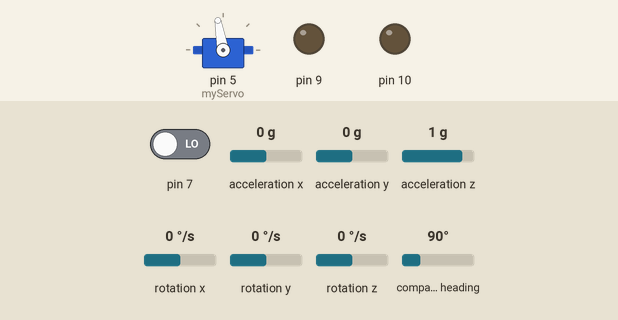
Recording of a sketch running on a simulated Arduino Leonardo, built with avr-gcc and run on an emulated ATmega32U4. Shown: servo, output pins drawn as LEDs (lit = HIGH). The test bench sets the inputs (shaded band); at power-on: pin 7 LOW, acceleration x 0 g, acceleration y 0 g, acceleration z 1 g, rotation x 0 °/s, rotation y 0 °/s, rotation z 0 °/s, compass heading 90°.

Above: at 1.1 s.
Timing chart, 0 to 2.6 s (numbered marks = the images above):
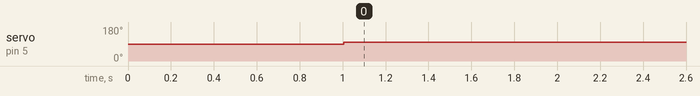

Measured:
- by itself, servo on pin 5 (myServo): 90° → 100° at 1.0 s

The sketch:

MicrobikeV2_fig8.ino
```cpp
#include <Wire.h>
#include <Adafruit_Sensor.h>
#include <Adafruit_BNO055.h>
#include <Servo.h>

Servo myServo;  // create servo object to control a servo
// twelve servo objects can be created on most boards
Adafruit_BNO055 bno = Adafruit_BNO055(55, 0x28);
int pos = 0;    // variable to store the servo position
float steer = 0;
//FSM variables
float Unom = 0.75;//meters per sec, fwd speed
float Rturn =0.75;//meters, desired turn radius
float angle_turn = 20*PI;//180 degree turns
float straightLen = 2;//desired straight length
float ts = 0.5;//guess for settling time
float rollDesired_rad = 0.15;//atan(Unom*Unom/(9.81*Rturn));
float Tturn_pre = 5;//;ts+angle_turn*Rturn/Unom;
float Tstraight_pre = 3.0;//straightLen/Unom;
float Tturn_start = 0;
float Tstraight_start = 0;
float Tturn_elapsed = 0;

float Tleft_pre = 5;
float Tleft_elapsed = 0;
float Tleft_start = 0;

float Tstraight_elapsed = 0;
float desFilt_tau = 0.5;//seconds, time constant for filter on goal roal
float goalRoll_filt = 0;

bool WAIT=true;
bool STRAIGHT=false;
bool TURN=false;
bool LEFT = false;

float rollover = 0.0;//variable to correct for 180 to 0 IMU skips
float rollFinal = 0;
float rollLast = 0;

//controller design
float steerCenterAngle = 100;
float Kp = 2;//2;// kp=2,ki=25,kd=5 worked ok
float Ki =10;//5;//10;//25;//25;
float Kd = .1;
float intE = 0;
float rollDesired = 0;//this should be read from serial eventually
float t=0;
float told=0;
float dt=.01;

//if we push wheel, start going.
bool motorGo = false;

volatile long eCounts = 0;
long eCountsSaved = 0;
long oldCounts = 0;

void setup() {
pinMode(7,INPUT);
//pinMode(11,INPUT);
  attachInterrupt(digitalPinToInterrupt(7),isr,CHANGE);
  Serial.begin(115200);
  Serial1.begin(115200);
  if (!bno.begin())
  {
    Serial.print("No BNO055 detected");
//    while (1);
  }

  myServo.attach(5);  // attaches the servo on pin 9 to the servo object
  pinMode(9,OUTPUT);
  pinMode(10,OUTPUT);

  Serial.begin(115200);
  delay(1000);

 told=micros()/1.0e6;

}

void loop() {
  //turn off interrupts so we can save counts from encoder
  noInterrupts();
  eCountsSaved = eCounts;
  interrupts();

  t=micros()/1.0e6;
  dt-t-told;
  told=t;

  //compute speed
  float U = .0254*2*PI/300*(eCountsSaved-oldCounts)/dt;
  oldCounts = eCountsSaved;
  //if we push bike by hand, U will be large. Then start motor.
  if(!motorGo&&U>0.5){
    motorGo=true;
  }

    //get IMU data
  sensors_event_t orientationData, gravityData, angVelocityData;
  bno.getEvent(&gravityData, Adafruit_BNO055::VECTOR_GRAVITY);
  bno.getEvent(&orientationData, Adafruit_BNO055::VECTOR_EULER);
  bno.getEvent(&angVelocityData, Adafruit_BNO055::VECTOR_GYROSCOPE);
  float roll = orientationData.orientation.z;
  float rollRate = angVelocityData.gyro.x*180/PI;
  //check for rollover and correct
  if((gravityData.acceleration.z)<0){
    rollFinal = 89-roll;
  }
  else{
    rollFinal = 89-roll;
  }

  //timers for FSM
  if(!STRAIGHT){
    Tstraight_start = t;
    Tstraight_elapsed=0;
  }
  else{
    Tstraight_elapsed = t-Tstraight_start;
  }
  if(!TURN){
    Tturn_start = t;
    Tturn_elapsed = 0;
  }
  else{
    Tturn_elapsed = t-Tturn_start;
  }

  if(!LEFT){
    Tleft_start = t;
    Tleft_elapsed = 0;
  }
  else{
    Tleft_elapsed = t-Tleft_start;
  }

  //now FSM: set truth value of transitions
  bool L1 = WAIT&&!motorGo;//transition from wait to wait (latch)
  bool T1 = WAIT&&motorGo;//transition from wait to straight
  bool L2 = STRAIGHT&&Tstraight_elapsed<Tstraight_pre;//latch on straight
  bool T2 = STRAIGHT&&Tstraight_elapsed>=Tstraight_pre;//transition from straight to turn
  bool L3 = TURN&&Tturn_elapsed<Tturn_pre;//latch on turn
  bool T3 = TURN&&Tturn_elapsed>=Tturn_pre;//transition from turn to left
  bool L4 = LEFT&&Tleft_elapsed<Tleft_pre;
  bool T4 = LEFT&&Tleft_elapsed>=Tleft_pre;

  //set truth value of states
  WAIT = L1;
  STRAIGHT = T1||L2;
  TURN = L3||T2||T4;
  LEFT = L4||T3;


  //now outputs (controller etc.)


  //if straight, goal roll is 0. If turning, it's not.
  if(STRAIGHT||WAIT){
    rollDesired = 0;
  }
  else if(TURN){
    rollDesired = rollDesired_rad*180/PI;
  }
  else{
    rollDesired = -rollDesired_rad*180/PI;
  }
  //compute the filtered goal roll
  goalRoll_filt+= dt/desFilt_tau*(rollDesired -  goalRoll_filt);


  //drive motor: full speed
  //only if the motorgo command is true.
  if(motorGo){
    digitalWrite(9,HIGH);
    digitalWrite(10,HIGH);
  }
   else{
    digitalWrite(9,LOW);
    digitalWrite(10,LOW);
   }

  //compute error
  if(motorGo){
  float e = goalRoll_filt - rollFinal;
  //compute error integral

  intE+=dt*e;
  //constrain error integral to make sure it doesn't get huge
  intE = constrain(intE,-10.0/Ki,10.0/Ki);//with limit integral corrections to +/- 1 degree
  //compute steer angle based on control law

  float steer = steerCenterAngle - (Kp*e-Kd*rollRate+Ki*intE); //note 90 minus. This depends on direction servo actually turns with positive angle.
  //constrain steer to avoid hitting th steering stops
  steer = constrain(steer,40,140);//make sure angle doesn't exceed +/- 30 deg from center

  //set steering motor to computed angle
  myServo.write(steer);
  }
  else{
    myServo.write(steerCenterAngle);
    float steer = 0;
  }


if(1){
    Serial1.print(t,3);
    Serial1.print(",");
    Serial1.print(steer-steerCenterAngle);
    Serial1.print(",");
    Serial1.print(rollDesired);
    Serial1.print(",");
    Serial1.print(rollFinal);
    Serial1.println();

}
  if(0){
    Serial1.println(millis());
    Serial1.print(",");
    Serial1.print(rollFinal);
    Serial1.println();
  //  Serial1.print("\r\n");
    //print for debugging
    Serial.print(U);
    Serial.print("\t");
    Serial.print(rollFinal);
    Serial.print("\t");
    Serial.print(rollRate);
    Serial.print("\t");
    Serial.print(dt);
    Serial.print("\t");
    Serial.print(intE);
    Serial.print("\t");
    Serial.print(goalRoll_filt);
    Serial.print("\t");
    Serial.print(WAIT);
    Serial.print("\t");
    Serial.print(STRAIGHT);
    Serial.print("\t");
    Serial.print(TURN);
    Serial.print("\t");
    Serial.print(LEFT);
    Serial.print("\t");
    Serial.print(Tstraight_elapsed);
    Serial.print("\t");
    Serial.print(Tturn_elapsed);
    Serial.print("\t");
    Serial.print(Tleft_elapsed);
    Serial.print("\t");
    Serial.print(T3);

    Serial.println();
    //print to serial port for debugging
  //  Serial.print(rollFinal);
  //  Serial.print("\t");
  //  Serial.print(gravityData.acceleration.x);
  //  Serial.print("\t");
  //  Serial.print(gravityData.acceleration.y);
  //  Serial.print("\t");
  //  Serial.print(gravityData.acceleration.z);
  //  Serial.print("\t");
  //  Serial.println();
  }

  delay(8);
}


void isr(){
  eCounts++;
}
```
